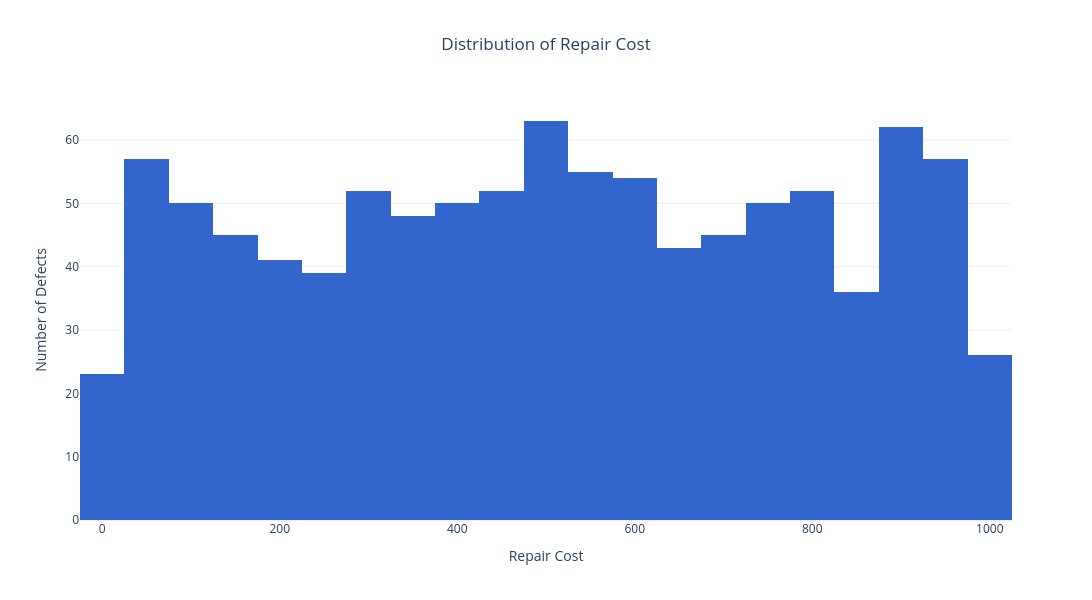

The code cell stored with this chart in its notebook:
### Markdown cell above
#### Numerical Variable Distributions

### Code cell
#### Distribution of Repair Cost

fig = px.histogram(
    df,
    x="repair_cost",
    nbins=30,
    title="Distribution of Repair Cost",
    labels={
        "repair_cost": "Repair Cost",
        "count": "Number of Defects"
    },
    color_discrete_sequence=["#3366CC"],
    template="plotly_white"
)

fig.update_layout(
    title_x=0.5,
    width=1200,
    height=600,
    showlegend=False,
    xaxis_title="Repair Cost",
    yaxis_title="Number of Defects"
)

fig.show()

### Figure 1 — Plotly figure (JSON) as saved in the notebook; plotly's stock layout.template omitted (floating-point values rounded to 4 significant figures; data arrays with more than 128 entries replaced by an {"elided": "..."} marker saying what was removed)
{"data": [{"bingroup": "x", "hovertemplate": "Repair Cost=%{x}<br>count=%{y}<extra></extra>", "legendgroup": "", "marker": {"color": "#3366CC", "pattern": {"shape": ""}}, "name": "", "nbinsx": 30, "orientation": "v", "showlegend": false, "type": "histogram", "x": {"elided": "1000 float values"}, "xaxis": "x", "yaxis": "y"}], "layout": {"barmode": "relative", "height": 600, "legend": {"tracegroupgap": 0}, "showlegend": false, "title": {"text": "Distribution of Repair Cost", "x": 0.5}, "width": 1200, "xaxis": {"anchor": "y", "domain": [0, 1], "title": {"text": "Repair Cost"}}, "yaxis": {"anchor": "x", "domain": [0, 1], "title": {"text": "Number of Defects"}}}}
